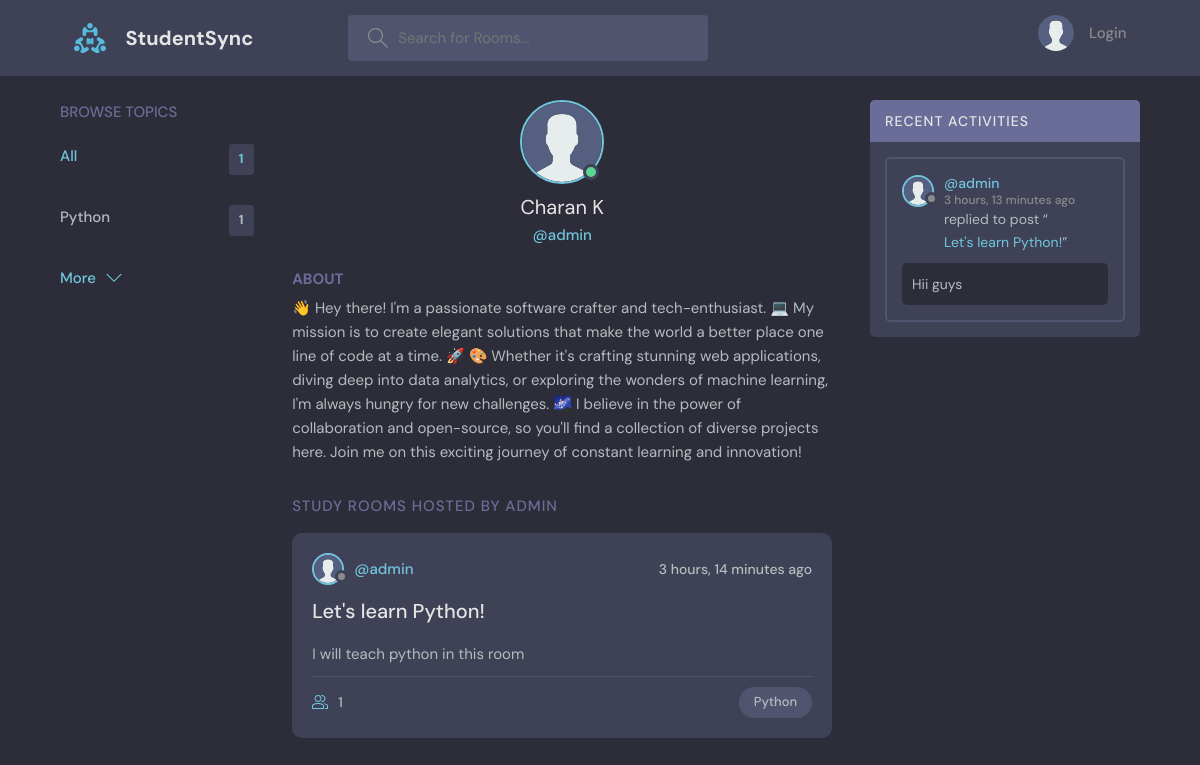
The app's page /profile/1/, older data.
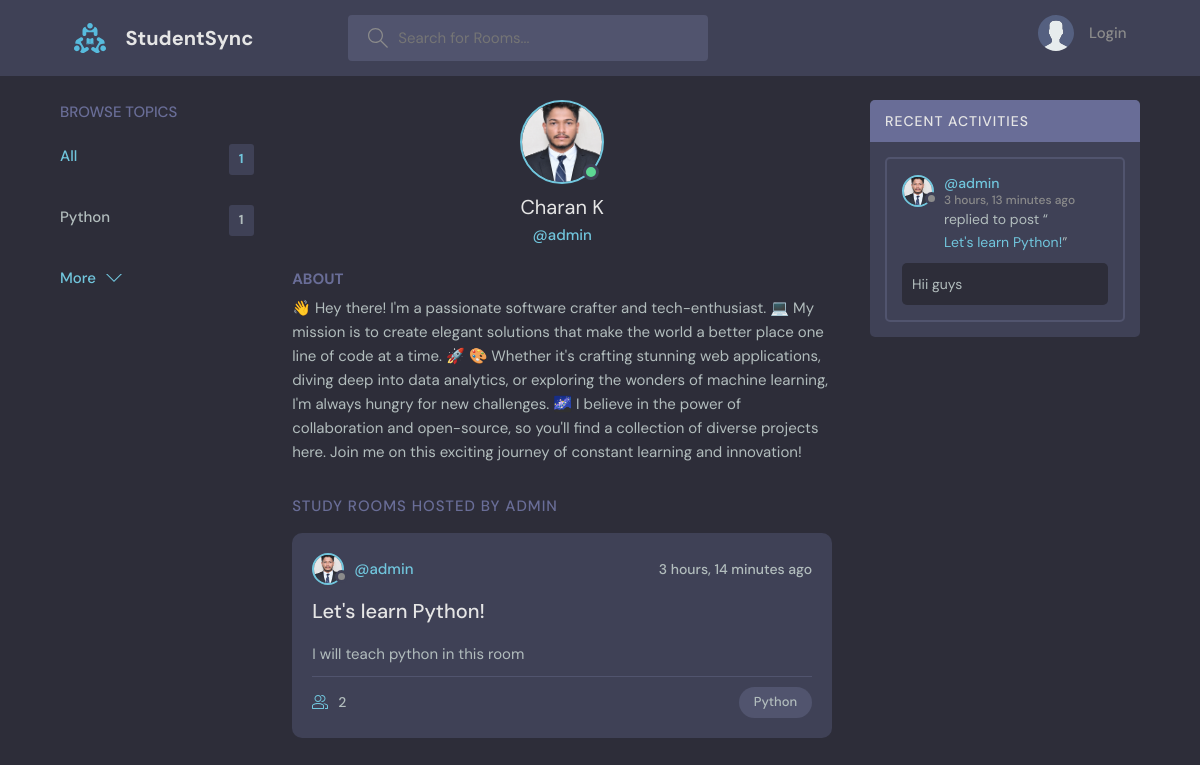
The same page, newer data.
### base/models.py (models this page shows, shortened)
class User(AbstractUser):
    name=models.CharField(max_length=200,null=True)
    email=models.EmailField(null=True,unique=True)
    bio=models.TextField(null=True)
    avatar=models.ImageField(null=True,default="avatar.svg")
    USERNAME_FIELD='email'
    REQUIRED_FIELDS=[]

class Room(models.Model):
    host= models.ForeignKey(User,on_delete=models.SET_NULL,null=True)
    topic= models.ForeignKey(Topic,on_delete=models.SET_NULL,null=True)
    name=models.CharField(max_length=200)
    description=models.TextField(null=True,blank=True)
    participants=models.ManyToManyField(User,related_name='participants',blank=True)
    updated=models.DateTimeField(auto_now=True)
    created=models.DateTimeField(auto_now_add=True)
    class Meta:
        ordering=['-updated','-created']

class Message(models.Model):
    user=models.ForeignKey(User,on_delete=models.CASCADE)
    room=models.ForeignKey(Room,on_delete=models.CASCADE)
    body=models.TextField()
    updated=models.DateTimeField(auto_now=True)
    created=models.DateTimeField(auto_now_add=True)
    class Meta:
        ordering=['-updated','-created']

class Topic(models.Model):
    name=models.CharField(max_length=200)

### base/views.py (the view)
# urls.py: path('profile/<str:pk>/',views.userProfile,name="profile"),
def userProfile(request,pk):
    user=User.objects.get(id=pk)
    rooms=user.room_set.all()
    room_messages=user.message_set.all()
    topics=Topic.objects.all()
    context={'user':user,'rooms':rooms,'room_messages':room_messages,'topics':topics}
    return render(request,'base/profile.html',context)

### base/templates/base/profile.html (shortened to what this page needs)
{% extends 'main.html' %} {% block content %}
  <main class="profile-page layout layout--3">
    <div class="container">
      <div>{% include 'base/topics_component.html' %}</div>
      <div class="roomList">
        <div class="profile">
          <div class="profile__avatar">
            <div class="avatar avatar--large active">
              <img src="{{user.avatar.url}}" />
            </div>
          </div>
          <div class="profile__info">
            <h3>{{user.first_name}} {{user.last_name}}</h3>
            <p>@{{user.username}}</p>
          </div>
          <div class="profile__about">
            <h3>About</h3>
            <p>
              {{user.bio}}
            </p>
          </div>
        </div>
        <div class="roomList__header">
          <div>
            <h2>Study Rooms Hosted by {{user.username}}</a>
            </h2>
          </div>
        </div>
        {% include 'base/feed_component.html' %}
      </div>
      {% include 'base/activity_component.html' %}
    </div>
  </main>
  {% endblock content %}

### base/templates/base/feed_component.html (shortened to what this page needs)
{% for room in rooms %}
<div class="roomListRoom">
  <div class="roomListRoom__header">
    <a href="{% url 'profile' room.host.id %}" class="roomListRoom__author">
      <div class="avatar avatar--small">
        <img src="{{room.host.avatar.url}}" alt="">
      </div>
      <span>@{{room.host.username}}</span>
    </a>
    <div class="roomListRoom__actions">
      <span>{{room.created|timesince}} ago</span>
    </div>
  </div>
  <div class="roomListRoom__content">
    <a href="{% url 'room' room.id %}">{{room.name}}</a>
    <p>
      {{room.description}}
    </p>
  </div>
  <div class="roomListRoom__meta">
    <a href="{% url 'room' room.id %}" class="roomListRoom__joined">
      {{room.participants.all.count}}
    </a>
    <p class="roomListRoom__topic">{{room.topic.name}}</p>
  </div>
</div>
{% endfor %}

### base/templates/base/activity_component.html (shortened to what this page needs)
<div class="activities">
  <div class="activities__header">
    <h2>Recent Activities</h2>
  </div>
  {% for message in room_messages %}
  <div class="activities__box">
    <div class="activities__boxHeader roomListRoom__header">
      <a href="{% url 'profile' message.user.id %}" class="roomListRoom__author">
        <div class="avatar avatar--small">
          <img src="{{message.user.avatar.url}}" />
        </div>
        <p>
          @{{message.user.username}}
          <span> {{message.created|timesince}} ago</span>
        </p>
      </a>
    </div>
    <div class="activities__boxContent">
      <p>
        replied to post “<a href="{% url 'room' message.room.id %}">{{message.room.name}}</a
        >”
      </p>
      <div class="activities__boxRoomContent">
        {{message.body}}
      </div>
    </div>
  </div>
  {% endfor %}
</div>

Row changes from the older to the newer data that the page shows:
changed User "Charan": avatar: picture added in place of a placeholder
changed through a linked row, Room "Let's learn Python!": host.avatar: picture added in place of a placeholder; participants.all.count "1" → "2"
changed through a linked row, Message "Hii guys": user.avatar: picture added in place of a placeholder
